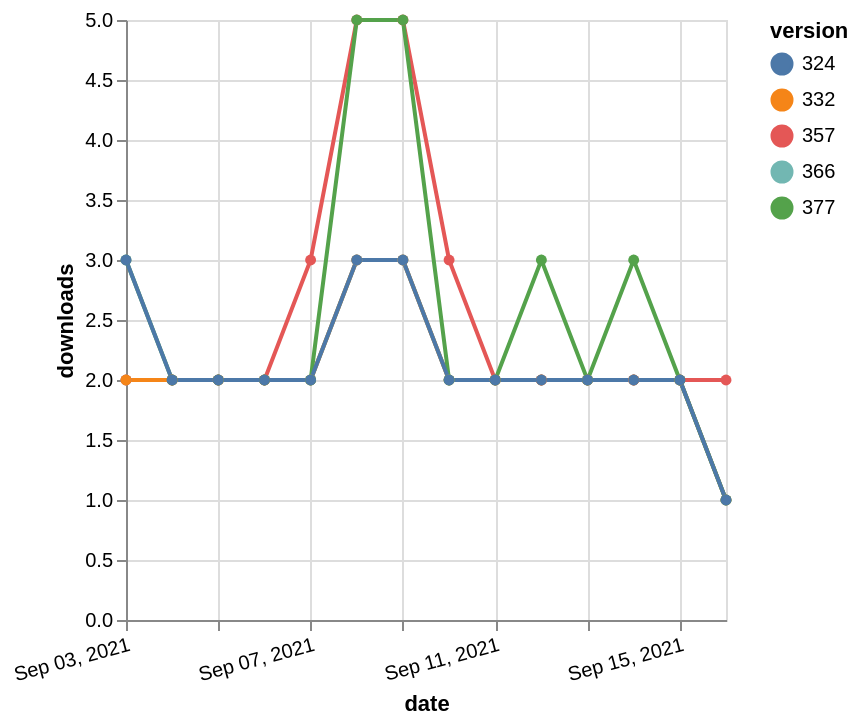

Describe this chart as a Vega-Lite specification.
### Vega-Lite specification from a JSON file in a GitHub repository (floating-point values rounded to 4 significant figures)
{"$schema": "https://vega.github.io/schema/vega-lite/v5.json", "description": "A simple bar chart with embedded data.", "data": {"values": [{"date": "2021-09-03", "total": 2288, "delta": 2, "version": "366"}, {"date": "2021-09-04", "total": 2290, "delta": 2, "version": "366"}, {"date": "2021-09-05", "total": 2292, "delta": 2, "version": "366"}, {"date": "2021-09-06", "total": 2294, "delta": 2, "version": "366"}, {"date": "2021-09-07", "total": 2296, "delta": 2, "version": "366"}, {"date": "2021-09-08", "total": 2299, "delta": 3, "version": "366"}, {"date": "2021-09-09", "total": 2302, "delta": 3, "version": "366"}, {"date": "2021-09-10", "total": 2304, "delta": 2, "version": "366"}, {"date": "2021-09-11", "total": 2306, "delta": 2, "version": "366"}, {"date": "2021-09-12", "total": 2308, "delta": 2, "version": "366"}, {"date": "2021-09-13", "total": 2310, "delta": 2, "version": "366"}, {"date": "2021-09-14", "total": 2312, "delta": 2, "version": "366"}, {"date": "2021-09-15", "total": 2314, "delta": 2, "version": "366"}, {"date": "2021-09-16", "total": 2315, "delta": 1, "version": "366"}, {"date": "2021-09-03", "total": 2869, "delta": 2, "version": "357"}, {"date": "2021-09-04", "total": 2871, "delta": 2, "version": "357"}, {"date": "2021-09-05", "total": 2873, "delta": 2, "version": "357"}, {"date": "2021-09-06", "total": 2875, "delta": 2, "version": "357"}, {"date": "2021-09-07", "total": 2878, "delta": 3, "version": "357"}, {"date": "2021-09-08", "total": 2883, "delta": 5, "version": "357"}, {"date": "2021-09-09", "total": 2888, "delta": 5, "version": "357"}, {"date": "2021-09-10", "total": 2891, "delta": 3, "version": "357"}, {"date": "2021-09-11", "total": 2893, "delta": 2, "version": "357"}, {"date": "2021-09-12", "total": 2895, "delta": 2, "version": "357"}, {"date": "2021-09-13", "total": 2897, "delta": 2, "version": "357"}, {"date": "2021-09-14", "total": 2899, "delta": 2, "version": "357"}, {"date": "2021-09-15", "total": 2901, "delta": 2, "version": "357"}, {"date": "2021-09-16", "total": 2903, "delta": 2, "version": "357"}, {"date": "2021-09-03", "total": 2744, "delta": 2, "version": "332"}, {"date": "2021-09-04", "total": 2746, "delta": 2, "version": "332"}, {"date": "2021-09-05", "total": 2748, "delta": 2, "version": "332"}, {"date": "2021-09-06", "total": 2750, "delta": 2, "version": "332"}, {"date": "2021-09-07", "total": 2752, "delta": 2, "version": "332"}, {"date": "2021-09-08", "total": 2755, "delta": 3, "version": "332"}, {"date": "2021-09-09", "total": 2758, "delta": 3, "version": "332"}, {"date": "2021-09-10", "total": 2760, "delta": 2, "version": "332"}, {"date": "2021-09-11", "total": 2762, "delta": 2, "version": "332"}, {"date": "2021-09-12", "total": 2764, "delta": 2, "version": "332"}, {"date": "2021-09-13", "total": 2766, "delta": 2, "version": "332"}, {"date": "2021-09-14", "total": 2768, "delta": 2, "version": "332"}, {"date": "2021-09-15", "total": 2770, "delta": 2, "version": "332"}, {"date": "2021-09-16", "total": 2771, "delta": 1, "version": "332"}, {"date": "2021-09-03", "total": 2115, "delta": 3, "version": "377"}, {"date": "2021-09-04", "total": 2117, "delta": 2, "version": "377"}, {"date": "2021-09-05", "total": 2119, "delta": 2, "version": "377"}, {"date": "2021-09-06", "total": 2121, "delta": 2, "version": "377"}, {"date": "2021-09-07", "total": 2123, "delta": 2, "version": "377"}, {"date": "2021-09-08", "total": 2128, "delta": 5, "version": "377"}, {"date": "2021-09-09", "total": 2133, "delta": 5, "version": "377"}, {"date": "2021-09-10", "total": 2135, "delta": 2, "version": "377"}, {"date": "2021-09-11", "total": 2137, "delta": 2, "version": "377"}, {"date": "2021-09-12", "total": 2140, "delta": 3, "version": "377"}, {"date": "2021-09-13", "total": 2142, "delta": 2, "version": "377"}, {"date": "2021-09-14", "total": 2145, "delta": 3, "version": "377"}, {"date": "2021-09-15", "total": 2147, "delta": 2, "version": "377"}, {"date": "2021-09-16", "total": 2148, "delta": 1, "version": "377"}, {"date": "2021-09-03", "total": 2512, "delta": 3, "version": "324"}, {"date": "2021-09-04", "total": 2514, "delta": 2, "version": "324"}, {"date": "2021-09-05", "total": 2516, "delta": 2, "version": "324"}, {"date": "2021-09-06", "total": 2518, "delta": 2, "version": "324"}, {"date": "2021-09-07", "total": 2520, "delta": 2, "version": "324"}, {"date": "2021-09-08", "total": 2523, "delta": 3, "version": "324"}, {"date": "2021-09-09", "total": 2526, "delta": 3, "version": "324"}, {"date": "2021-09-10", "total": 2528, "delta": 2, "version": "324"}, {"date": "2021-09-11", "total": 2530, "delta": 2, "version": "324"}, {"date": "2021-09-12", "total": 2532, "delta": 2, "version": "324"}, {"date": "2021-09-13", "total": 2534, "delta": 2, "version": "324"}, {"date": "2021-09-14", "total": 2536, "delta": 2, "version": "324"}, {"date": "2021-09-15", "total": 2538, "delta": 2, "version": "324"}, {"date": "2021-09-16", "total": 2539, "delta": 1, "version": "324"}]}, "width": "container", "mark": {"type": "line", "point": {"filled": true}}, "encoding": {"x": {"field": "date", "type": "temporal", "timeUnit": "yearmonthdate", "title": "date", "axis": {"labelAngle": -15}}, "y": {"field": "delta", "type": "quantitative", "title": "downloads"}, "color": {"field": "version", "type": "nominal"}, "tooltip": {"field": "delta"}}}
